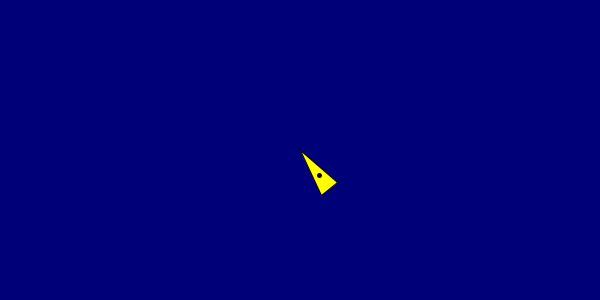
Frame 1 (no input)
Frame 60 (the mouse pressed at the canvas centre just before this capture): identical to frame 1, image omitted
Frame 120 (the mouse held since frame 60 and released just before this capture): identical to frame 1, image omitted

The Processing sketch that drew this single still picture (run headless with seeded random() and noise(); from frame 60 on, the mouse is pressed at the canvas centre):

// Processing sketch: ChukwuochaChukwunazaA2Q2
// ── ChukwuochaChukwunazaA2Q2.pde
/* Chukwunaza Chukwuocha 
 Comp 1010 Assignment 2 Question 1
 
 draws a spaceship on a dark background 
 so that its nose is at the center of the canvas
 and so that it is pointing in a randomly chosen direction. 
 */

//Global constants for the size of the canvas
//must be changed when 'width' and 'height' are changed
final int WIDTH = 600;
final int HEIGHT = 300;

//Global constants for the size and shape of the ship
final float shipLength = 50;// length of the ship
final float shipShape =(PI/15);// 

//Global constant for the speed of the ship
final float shipSpeed = 1;

//Global variables for the position and direction of the ship
float shipDirection = random(0, TWO_PI);// the direction the ship is pointing
float shipNoseX = WIDTH / 2;// x coordinate of the nose of the ship
float shipNoseY = HEIGHT / 2;// y coordinate of the nose of the ship

//Variable for the new direction the ship will point to 
//whenever it is reset
float newShipDirection;

//Global variables for the position of Other vertices
float rightVerticeY;
float rightVerticeX;
float leftVerticeY;
float leftVerticeX;

//Global Variables for the center of the ship
float xCenterShip;// for the x coordinates
float yCenterShip;// for the y coordinates

//Global Variables for the x and y components of the ship's Velocity
float shipVelocityX;
float shipVelocityY;

//Global variables to hold the current state of the ship
boolean shipMoving = false;
boolean shipReset;

void setup()
{
  size(600, 300);
}


void drawShip()
{
  //variables for the position of Other vertices
  rightVerticeY = shipNoseY - (shipLength * sin(shipDirection - shipShape));
  rightVerticeX = shipNoseX - (shipLength * cos(shipDirection - shipShape));
  leftVerticeY = shipNoseY - (shipLength * sin(shipDirection + shipShape));
  leftVerticeX = shipNoseX -(shipLength * cos(shipDirection + shipShape));

  //Drawing the ship
  stroke(0);
  strokeWeight(1);
  fill(255, 255, 0);
  triangle(shipNoseX, shipNoseY, leftVerticeX, leftVerticeY, rightVerticeX, rightVerticeY );

  //Calculating the ceneter of the ship
  xCenterShip = (shipNoseX + rightVerticeX + leftVerticeX) / 3; 
  yCenterShip = (shipNoseY + rightVerticeY + leftVerticeY) / 3;

  //Drawing a dot at the center of the ship
  stroke(0);
  strokeWeight(5);
  point(xCenterShip, yCenterShip);
}

void keyPressed()
{ 
  if (!shipMoving && key == ' ')
  {
    shipMoving = true;
    shipReset = false;
  } else if (shipMoving && key ==' ')
  {
    shipReset = true;
    shipMoving = false;

    shipDirection = newShipDirection;
  }
}

void moveShip()
{
  newShipDirection = random(0, TWO_PI);

  shipVelocityX = shipSpeed * cos(shipDirection);
  shipVelocityY = shipSpeed * sin(shipDirection);

  //moves the ship by a constant speed in the direction it is pointing
  if (shipMoving)
  {
    shipNoseX += shipVelocityX;
    shipNoseY += shipVelocityY;
  }

  //prevent the ship from leaving the canvas by resetting it
  if ((shipNoseX >= WIDTH || shipNoseX <= 0) || (shipNoseY >= HEIGHT || shipNoseY <= 0))
  {
    shipReset = true;
    shipMoving = false;
    shipDirection = newShipDirection;
  }
}

void resetShip()
{
  if (shipReset)
  {


    shipNoseX = WIDTH / 2;
    shipNoseY = HEIGHT / 2;
  }
}

void draw()
{
  background(0, 0, 120);
  resetShip();
  moveShip();
  drawShip();
}
